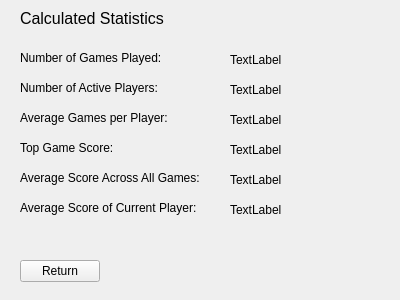
<?xml version="1.0" encoding="UTF-8"?>
<ui version="4.0">
 <class>Widget</class>
 <widget class="QWidget" name="Widget">
  <property name="geometry">
   <rect>
    <x>0</x>
    <y>0</y>
    <width>400</width>
    <height>300</height>
   </rect>
  </property>
  <property name="windowTitle">
   <string>Widget</string>
  </property>
  <widget class="QLabel" name="l2Result">
   <property name="geometry">
    <rect>
     <x>230</x>
     <y>80</y>
     <width>141</width>
     <height>20</height>
    </rect>
   </property>
   <property name="text">
    <string>TextLabel</string>
   </property>
  </widget>
  <widget class="QLabel" name="l3">
   <property name="geometry">
    <rect>
     <x>20</x>
     <y>110</y>
     <width>181</width>
     <height>16</height>
    </rect>
   </property>
   <property name="text">
    <string>Average Games per Player: </string>
   </property>
  </widget>
  <widget class="QLabel" name="Title">
   <property name="geometry">
    <rect>
     <x>20</x>
     <y>10</y>
     <width>171</width>
     <height>16</height>
    </rect>
   </property>
   <property name="font">
    <font>
     <pointsize>12</pointsize>
    </font>
   </property>
   <property name="text">
    <string>Calculated Statistics</string>
   </property>
  </widget>
  <widget class="QLabel" name="l1Result">
   <property name="geometry">
    <rect>
     <x>230</x>
     <y>50</y>
     <width>141</width>
     <height>20</height>
    </rect>
   </property>
   <property name="text">
    <string>TextLabel</string>
   </property>
  </widget>
  <widget class="QPushButton" name="pushButton">
   <property name="geometry">
    <rect>
     <x>20</x>
     <y>260</y>
     <width>80</width>
     <height>22</height>
    </rect>
   </property>
   <property name="text">
    <string>Return</string>
   </property>
  </widget>
  <widget class="QLabel" name="l2">
   <property name="geometry">
    <rect>
     <x>20</x>
     <y>80</y>
     <width>181</width>
     <height>16</height>
    </rect>
   </property>
   <property name="text">
    <string>Number of Active Players: </string>
   </property>
  </widget>
  <widget class="QLabel" name="l1">
   <property name="geometry">
    <rect>
     <x>20</x>
     <y>50</y>
     <width>181</width>
     <height>16</height>
    </rect>
   </property>
   <property name="text">
    <string>Number of Games Played: </string>
   </property>
  </widget>
  <widget class="QLabel" name="l3Result">
   <property name="geometry">
    <rect>
     <x>230</x>
     <y>110</y>
     <width>141</width>
     <height>20</height>
    </rect>
   </property>
   <property name="text">
    <string>TextLabel</string>
   </property>
  </widget>
  <widget class="QLabel" name="l4Result">
   <property name="geometry">
    <rect>
     <x>230</x>
     <y>140</y>
     <width>141</width>
     <height>20</height>
    </rect>
   </property>
   <property name="text">
    <string>TextLabel</string>
   </property>
  </widget>
  <widget class="QLabel" name="l4">
   <property name="geometry">
    <rect>
     <x>20</x>
     <y>140</y>
     <width>181</width>
     <height>16</height>
    </rect>
   </property>
   <property name="text">
    <string>Top Game Score: </string>
   </property>
  </widget>
  <widget class="QLabel" name="l5Result">
   <property name="geometry">
    <rect>
     <x>230</x>
     <y>170</y>
     <width>141</width>
     <height>20</height>
    </rect>
   </property>
   <property name="text">
    <string>TextLabel</string>
   </property>
  </widget>
  <widget class="QLabel" name="l5">
   <property name="geometry">
    <rect>
     <x>20</x>
     <y>170</y>
     <width>211</width>
     <height>16</height>
    </rect>
   </property>
   <property name="text">
    <string>Average Score Across All Games: </string>
   </property>
  </widget>
  <widget class="QLabel" name="l6Result">
   <property name="geometry">
    <rect>
     <x>230</x>
     <y>200</y>
     <width>141</width>
     <height>20</height>
    </rect>
   </property>
   <property name="text">
    <string>TextLabel</string>
   </property>
  </widget>
  <widget class="QLabel" name="l6">
   <property name="geometry">
    <rect>
     <x>20</x>
     <y>200</y>
     <width>201</width>
     <height>16</height>
    </rect>
   </property>
   <property name="text">
    <string>Average Score of Current Player: </string>
   </property>
  </widget>
 </widget>
 <layoutdefault spacing="6" margin="11"/>
 <resources/>
 <connections/>
</ui>
